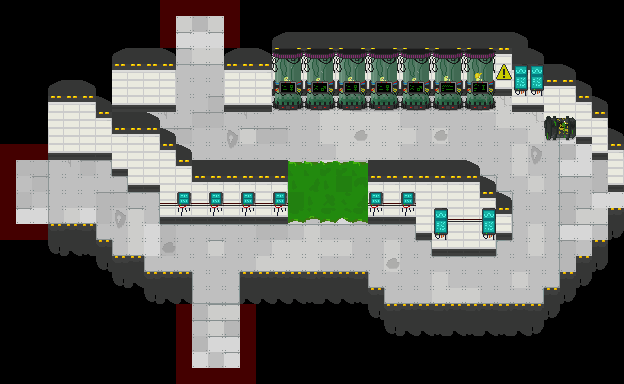

This is a level from a 2D game, rendered from its Tiled map with the project's own tilesets. A one-line summary and the map file follow, with tile-layer data summarised:
An orthogonal 39x24 tile map with 16x16 px tiles, 8 tile layers (Suelo, Bordes, Aire, Acido, ...), 5 tilesets and 8 objects (2x Up, 2x Down, 2x Left, Spawn, Spawner).

<map version="1.0" tiledversion="1.1.2" orientation="orthogonal" renderorder="right-down" width="39" height="24" tilewidth="16" tileheight="16" infinite="0" nextobjectid="15">
 <tileset firstgid="1" source="../../tileset/tileset16.tsx" />
 <tileset firstgid="65" source="../../tileset/Decoracion.tsx" />
 <tileset firstgid="129" source="../../tileset/LabProps.tsx" />
 <tileset firstgid="497" source="../../tileset/city.tsx" />
 <tileset firstgid="753" source="../../tileset/City2.tsx" />
 <layer name="Suelo" width="39" height="24">
  <data>[936 cells, 332 non-empty, 8 distinct tile ids]</data>
 </layer>
 <layer name="Bordes" width="39" height="24">
  <data>[936 cells, 104 non-empty, 8 distinct tile ids]</data>
 </layer>
 <layer name="Aire" width="39" height="24">
  <data>[936 cells, 130 non-empty, 10 distinct tile ids]</data>
 </layer>
 <layer name="Acido" width="39" height="24">
  <data>[936 cells, 20 non-empty, 11 distinct tile ids]</data>
 </layer>
 <layer name="Paredes" width="39" height="24">
  <data>[936 cells, 244 non-empty, 16 distinct tile ids]</data>
 </layer>
 <layer name="Decoracion" width="39" height="24">
  <data>[936 cells, 76 non-empty, 15 distinct tile ids]</data>
 </layer>
 <layer name="Decoracion3" width="39" height="24">
  <data>[936 cells, 49 non-empty, 21 distinct tile ids]</data>
 </layer>
 <layer name="Decoracion2" width="39" height="24">
  <data>[936 cells, 14 non-empty, 8 distinct tile ids]</data>
 </layer>
 <objectgroup name="Puertas">
  <object id="5" name="Up" x="175.5" y="15.5" width="48" height="16" />
  <object id="8" name="Down" x="192.5" y="352.5" width="48" height="16" />
  <object id="9" name="Left" x="15" y="160" width="16" height="64" />
 </objectgroup>
 <objectgroup name="Entradas">
  <object id="10" name="Up" gid="56" x="192.5" y="75" width="16" height="16" />
  <object id="12" name="Left" gid="56" x="54" y="200" width="16" height="16" />
  <object id="13" name="Down" gid="56" x="209" y="316" width="16" height="16" />
 </objectgroup>
 <objectgroup name="Spawners">
  <object id="1" name="Spawn" gid="64" x="301" y="129" width="16" height="16">
   <properties>
    <property name="Gunner" type="bool" value="true" />
    <property name="Stalker" type="bool" value="true" />
   </properties>
  </object>
  <object id="14" name="Spawner" gid="736" x="537" y="181" width="16" height="16">
   <properties>
    <property name="Bomber" type="bool" value="true" />
    <property name="Charger" type="bool" value="true" />
    <property name="Gunner" type="bool" value="true" />
    <property name="Stalker" type="bool" value="true" />
    <property name="Turret" type="bool" value="false" />
   </properties>
  </object>
 </objectgroup>
</map>
